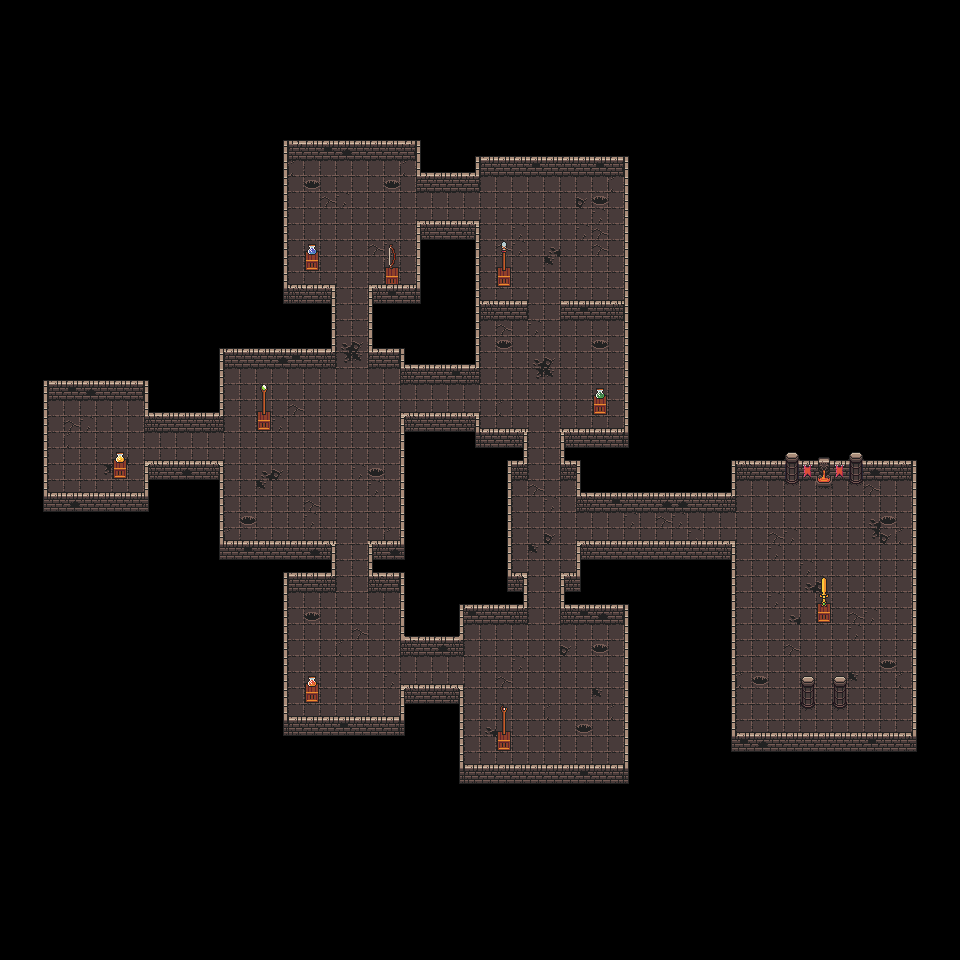

This game map was drawn from its Tiled (.tmx) file and the tilesets committed beside it. A one-line description and the trimmed map source follow:
An orthogonal 60x60 tile map with 16x16 px tiles, 7 tile layers (Ground, GroundDecoration, Perkpedastools, Perkpotions, ...), 1 hidden layer not drawn, 2 tilesets and 208 objects (13x monster, 12x skull, 9x physical, 9x area, mule_kick, ...).

<map version="1.8" tiledversion="1.8.0" orientation="orthogonal" renderorder="right-down" width="60" height="60" tilewidth="16" tileheight="16" infinite="0" nextlayerid="45" nextobjectid="250">
 <tileset firstgid="1" name="DungeonTilesetII" tilewidth="16" tileheight="16" tilecount="1024" columns="32">
  <image source="../images/DungeonTilesetII.png" width="512" height="512" />
 </tileset>
 <tileset firstgid="1025" name="DungeonTilesetII" tilewidth="16" tileheight="16" tilecount="1024" columns="32">
  <image source="../images/DungeonTilesetII.png" width="512" height="512" />
  <tile id="37">
   <animation>
    <frame tileid="36" duration="100" />
    <frame tileid="37" duration="100" />
    <frame tileid="38" duration="100" />
   </animation>
  </tile>
 </tileset>
 <layer id="1" name="Ground" width="60" height="60">
  <data>[3600 cells, 795 non-empty, 11 distinct tile ids]</data>
 </layer>
 <layer id="35" name="GroundDecoration" width="60" height="60">
  <data>[3600 cells, 0 non-empty, 0 distinct tile ids]</data>
 </layer>
 <layer id="5" name="Perkpedastools" width="60" height="60">
  <data>[3600 cells, 8 non-empty, 2 distinct tile ids]</data>
 </layer>
 <layer id="6" name="Perkpotions" width="60" height="60">
  <data>[3600 cells, 18 non-empty, 12 distinct tile ids]</data>
 </layer>
 <layer id="36" name="WeaponPedastools" width="60" height="60">
  <data>[3600 cells, 10 non-empty, 2 distinct tile ids]</data>
 </layer>
 <layer id="37" name="Weapons" width="60" height="60">
  <data>[3600 cells, 10 non-empty, 10 distinct tile ids]</data>
 </layer>
 <layer id="3" name="Walls" width="60" height="60">
  <data>[3600 cells, 516 non-empty, 36 distinct tile ids]</data>
 </layer>
 <layer id="41" name="Craftingtables" width="60" height="60" visible="0">
  <data>[3600 cells, 2 non-empty, 2 distinct tile ids]</data>
 </layer>
 <objectgroup id="20" name="PhysicalDoors" visible="0">
  <object id="102" name="physical_1" type="physical" x="432" y="176.667" width="32" height="47.3333" />
  <object id="106" name="physical_2" type="physical" x="336" y="320" width="32" height="16" />
  <object id="109" name="physical_3" type="physical" x="528" y="304" width="32" height="16" />
  <object id="112" name="physical_4" type="physical" x="432" y="368" width="16" height="48" />
  <object id="114" name="physical_5" type="physical" x="176" y="417.333" width="16" height="46.6667" />
  <object id="116" name="physical_6" type="physical" x="336" y="560" width="32" height="16" />
  <object id="119" name="physical_7" type="physical" x="416" y="640.333" width="32" height="47.6667" />
  <object id="122" name="physical_8" type="physical" x="528" y="448" width="32" height="16" />
  <object id="124" name="physical_9" type="physical" x="640" y="497" width="32" height="47" />
 </objectgroup>
 <objectgroup id="26" name="Door1" visible="0">
  <object id="150" x="432" y="192" width="16" height="14.5" />
  <object id="151" x="448" y="192" width="16" height="14" />
  <object id="152" x="432" y="206.5" width="16" height="14.25" />
  <object id="153" x="448" y="205.75" width="16" height="14.75" />
 </objectgroup>
 <objectgroup id="27" name="Door2" visible="0">
  <object id="155" x="336" y="320" width="16" height="16" />
  <object id="156" x="352" y="320" width="16" height="16" />
 </objectgroup>
 <objectgroup id="28" name="Door3" visible="0">
  <object id="158" x="528" y="304" width="16" height="16" />
  <object id="159" x="544" y="304" width="16" height="16" />
 </objectgroup>
 <objectgroup id="29" name="Door4" visible="0">
  <object id="160" x="432" y="384" width="16" height="16" />
  <object id="161" x="432" y="400" width="16" height="12.75" />
 </objectgroup>
 <objectgroup id="30" name="Door5" visible="0">
  <object id="162" x="176" y="432" width="16" height="14.25" />
  <object id="163" x="176" y="445.75" width="16" height="14.25" />
 </objectgroup>
 <objectgroup id="31" name="Door6" visible="0">
  <object id="164" x="336" y="560" width="16" height="16" />
  <object id="165" x="352" y="560" width="16" height="16" />
 </objectgroup>
 <objectgroup id="32" name="Door7" visible="0">
  <object id="166" x="416" y="656" width="16" height="14" />
  <object id="167" x="432" y="656" width="16" height="14.5" />
  <object id="168" x="416" y="670.75" width="16" height="14.25" />
  <object id="169" x="432" y="670.75" width="16" height="13.75" />
 </objectgroup>
 <objectgroup id="33" name="Door8" visible="0" locked="1">
  <object id="170" x="528" y="448" width="16" height="16" />
  <object id="171" x="544" y="448" width="16" height="16" />
 </objectgroup>
 <objectgroup id="34" name="Door9" visible="0">
  <object id="172" x="640" y="512" width="16" height="14.25" />
  <object id="173" x="656" y="512" width="16" height="14" />
  <object id="174" x="640" y="526.5" width="16" height="14" />
  <object id="175" x="656" y="526.25" width="16" height="14.25" />
 </objectgroup>
 <objectgroup id="22" name="DoorAreas" visible="0">
  <object id="105" name="area_1" type="area" x="424.333" y="176.75" width="47.4167" height="47.25" />
  <object id="110" name="area_3" type="area" x="528" y="296" width="32" height="31.0833" />
  <object id="139" name="area_4" type="area" x="424.333" y="369.333" width="31.8333" height="46.6667" />
  <object id="107" name="area_2" type="area" x="336" y="313.667" width="32" height="28.1894" />
  <object id="145" name="area_5" type="area" x="168.333" y="417" width="30.1667" height="47" />
  <object id="118" name="area_6" type="area" x="336.667" y="552" width="32" height="30.5" />
  <object id="142" name="area_7" type="area" x="409" y="641.334" width="46.6666" height="46.3333" />
  <object id="125" name="area_9" type="area" x="632.333" y="497" width="48.1667" height="47" />
  <object id="123" name="area_8" type="area" x="528" y="439.667" width="32" height="31.3333" />
 </objectgroup>
 <objectgroup id="9" name="PerkAreas" visible="0">
  <object id="81" name="Mule Kick" type="mule_kick" x="584.545" y="384" width="32.5455" height="39.6364" />
  <object id="82" name="Double Tap" type="double_tap" x="104.5" y="448" width="32" height="40.25" />
  <object id="83" name="Juggernog" type="juggernog" x="295.25" y="672" width="33.25" height="40.75" />
  <object id="84" name="Quick Revive" type="quick_revive" x="297.818" y="240" width="29.4545" height="37.6364" />
 </objectgroup>
 <objectgroup id="38" name="WeaponAreas" visible="0">
  <object id="182" name="Apprentice's Staff" type="apprentices_staff" x="249.667" y="377.667" width="28.6667" height="60.3333" />
  <object id="183" name="Spear" type="spear" x="490.667" y="232.667" width="28" height="61" />
  <object id="184" name="Bow" type="bow" x="376" y="232" width="32.3333" height="51.3333" />
  <object id="185" name="Megumin" type="megumin" x="488.667" y="697" width="30.6667" height="60.3333" />
  <object id="186" name="Excalibur" type="excalibur" x="808.667" y="566.333" width="31.3333" height="65.6667" />
 </objectgroup>
 <objectgroup id="39" name="EasterEgg" visible="0">
  <object id="187" name="Skull" type="skull" x="387.636" y="213.636">
   <point />
  </object>
  <object id="188" name="Skull" type="skull" x="599.333" y="250.667">
   <point />
  </object>
  <object id="189" name="Skull" type="skull" x="504.667" y="377.333">
   <point />
  </object>
  </objectgroup>
 <objectgroup id="40" name="LuckyChests" visible="0" />
 <objectgroup id="4" name="Walls" visible="0">
  <!-- 143 objects omitted --></objectgroup>
 <objectgroup id="2" name="Spawnpoints">
  <!-- 60 objects omitted --></objectgroup>
 <objectgroup id="43" name="PathfindingRooms" visible="0">
  <!-- 38 objects omitted --></objectgroup>
 <objectgroup id="44" name="PathfindingRoomPoints" visible="0">
  <!-- 19 objects omitted --></objectgroup>
</map>
<!-- 154 of 208 objects omitted -->
